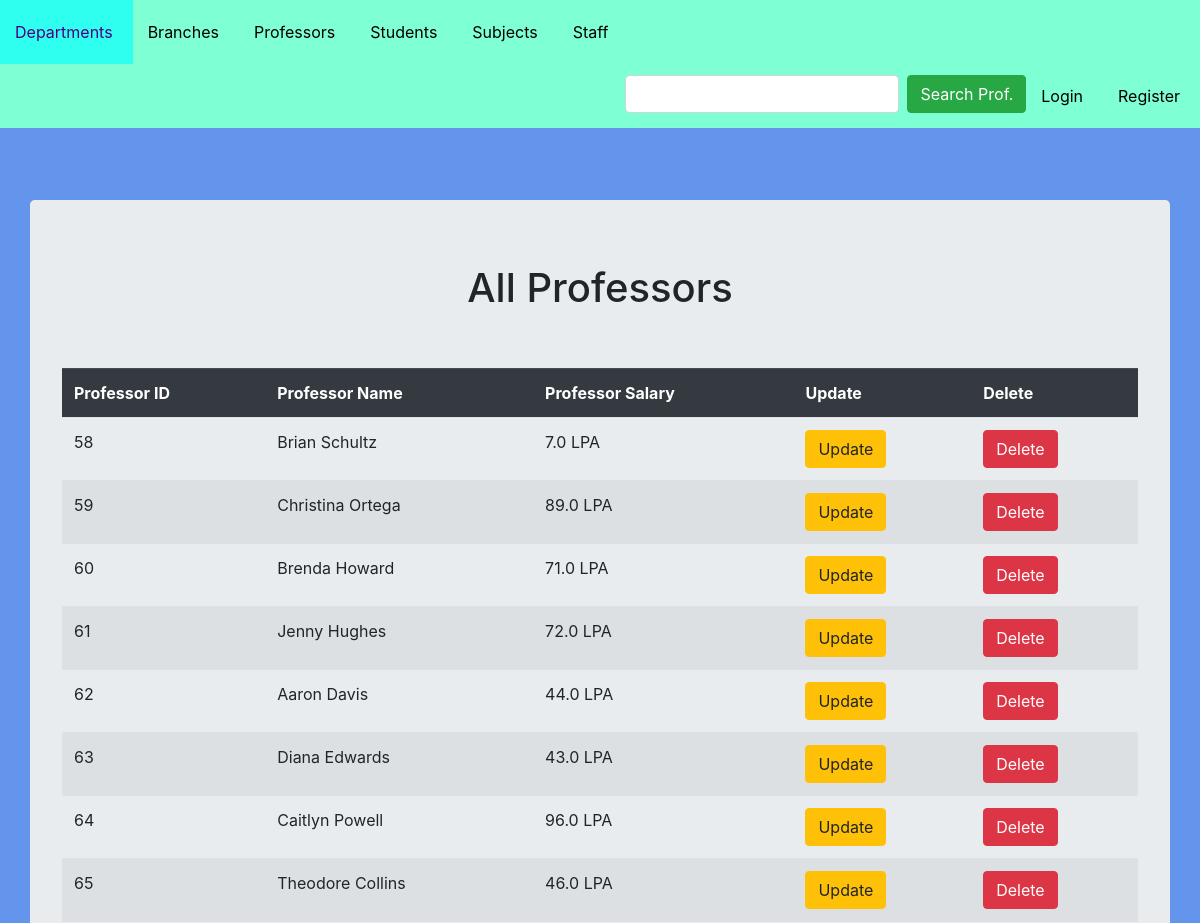
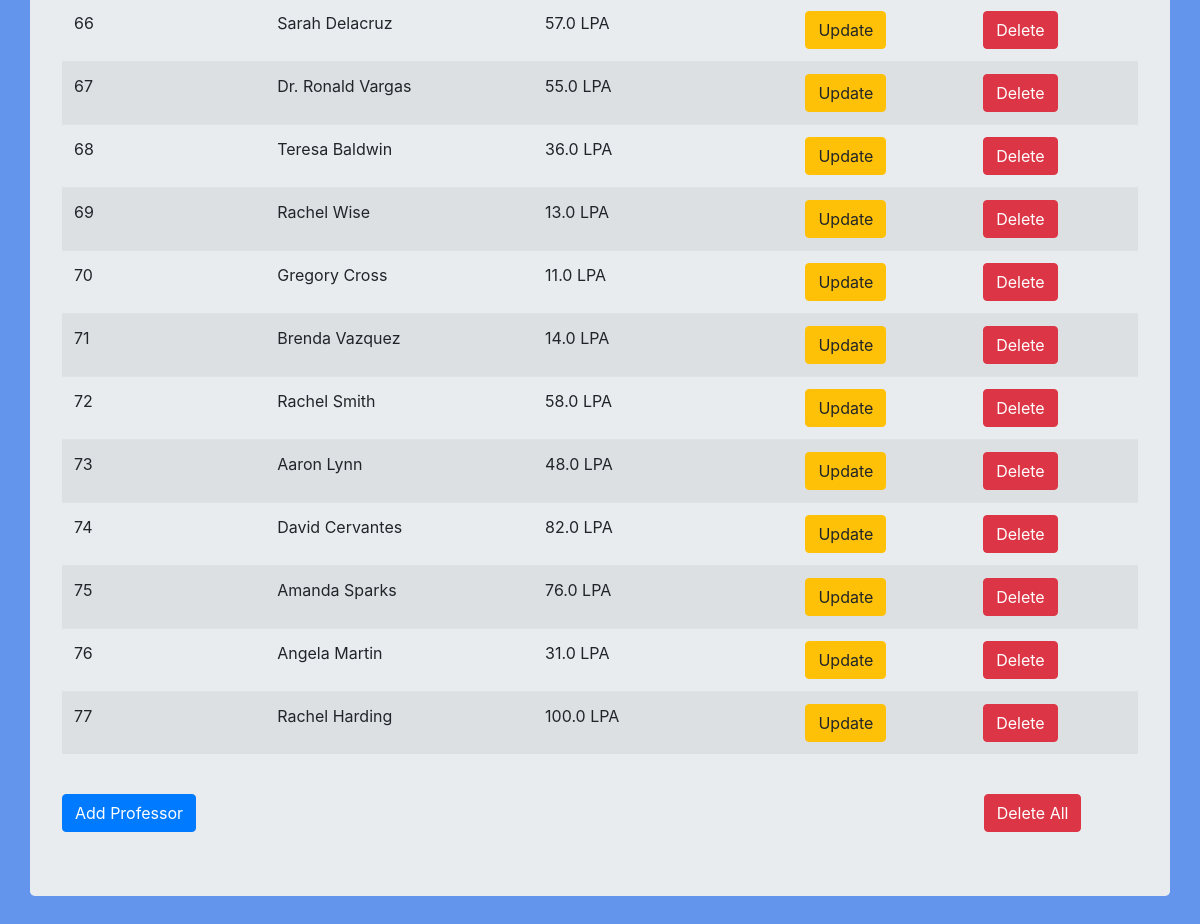
Page /prof/retrive/ on the committed database (2 pictures, top to bottom).
### ProfApp/models.py (models this page shows, shortened)
class Prof(models.Model):
    branch = models.ManyToManyField(Branch)
    name = models.CharField(max_length=32)
    salary = models.FloatField()
    ret = ""

### ProfApp/views.py (the view)
# urls.py: path('retrive/',ProfListView.as_view(),name='retrive_prof'),
class ProfListView(ListView):
    model = Prof

### templates/ProfApp/prof_list.html (shortened to what this page needs)
{% extends 'layout.html' %}
{% block search %}
    <div style="padding-top: 2%; margin-right: 20px;" class="form-inline my-2 my-lg-0">
        <form action="{% url 'search_prof' %}" class="form-inline my-2 my-lg-0">
            <input type="text" name="prof_name" class="form-control mr-sm-2" autocomplete="off">
            <input type="submit" value="Search Prof." class="btn btn-success my-2 my-sm-0">
        </form>
    </div>
{% endblock %}
{% block content %}
    <div class="container jumbotron">
    <h1 style="text-align: center;">All Professors</h1>
    <br><br>
        {% if object_list %}
            <table class="table table-striped table-hover">
                <tr class="thead-dark">
                    <th>Professor ID</th>
                    <th>Professor Name</th>
                    <th>Professor Salary</th>
                    <th>Update</th>
                    <th>Delete</th>
                </tr>
                {% for prof in object_list %}
                    <tr>
                        <td>{{prof.id}}</td>
                        <td>{{prof.name}}</td>
                        <td>{{prof.salary}} LPA</td>
                        <td><a href="{% url 'update_prof' prof.id %}"><button class="btn btn-warning">Update</button></a></td>
                        <td><a href="{% url 'delete_prof' prof.id %}"><button class="btn btn-danger">Delete</button></a></td>
                    </tr>
                {% endfor %}
            </table>
            <br>
            <div class="row">
                <div class="col-10">
                    <a href="{% url 'create_prof' %}">
                        <button class="btn btn-primary">
                            Add Professor
                        </button>
                    </a>
                </div>
                <div class="col-2">
                    <a href="{% url 'delete_all_prof' %}">
                        <button class="btn btn-danger">
                            Delete All
                        </button>
                    </a>
                </div>
            </div>
        {% endif %}
    </div>
{% endblock %}

### static/main.css (style rules this page uses)
h1 { text-align: center; }

### rows in the picture
Prof: id "58", name "Brian Schultz", salary "7.0"
Prof: id "59", name "Christina Ortega", salary "89.0"
Prof: id "60", name "Brenda Howard", salary "71.0"
Prof: id "61", name "Jenny Hughes", salary "72.0"
Prof: id "62", name "Aaron Davis", salary "44.0"
Prof: id "63", name "Diana Edwards", salary "43.0"
Prof: id "64", name "Caitlyn Powell", salary "96.0"
Prof: id "65", name "Theodore Collins", salary "46.0"
Prof: id "66", name "Sarah Delacruz", salary "57.0"
Prof: id "67", name "Dr. Ronald Vargas", salary "55.0"
Prof: id "68", name "Teresa Baldwin", salary "36.0"
Prof: id "69", name "Rachel Wise", salary "13.0"
Prof: id "70", name "Gregory Cross", salary "11.0"
Prof: id "71", name "Brenda Vazquez", salary "14.0"
Prof: id "72", name "Rachel Smith", salary "58.0"
Prof: id "73", name "Aaron Lynn", salary "48.0"
Prof: id "74", name "David Cervantes", salary "82.0"
Prof: id "75", name "Amanda Sparks", salary "76.0"
Prof: id "76", name "Angela Martin", salary "31.0"
Prof: id "77", name "Rachel Harding", salary "100.0"
